Frame 1 (no input): blank canvas, image omitted
Frame 60 (no input): blank canvas, image omitted
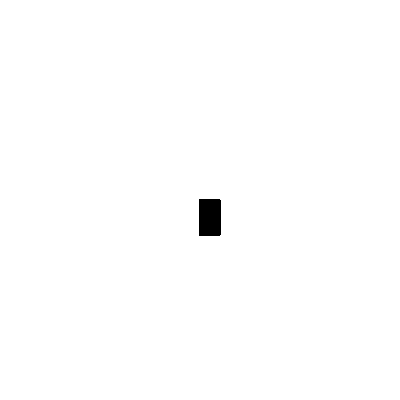
Frame 120 (the mouse pressed at the canvas centre since frame 60)

The p5.js sketch whose frames 1 and 60 were blank and that drew this single picture after the mouse press (run headless with seeded random() and noise() and a simulated clock; from frame 60 on, the mouse is pressed at the canvas centre):

// p5.js sketch
// ── sketch.js
function setup() {
    createCanvas(400, 400);
    background("white");
  }
  
  function draw() {
    
    
    stroke("black");
    fill("black");
  
    //console.log (mouseIsPressed);
  
    if (mouseIsPressed) {
      rect(mouseX, mouseY, 20, 35);
    }
  }
  
